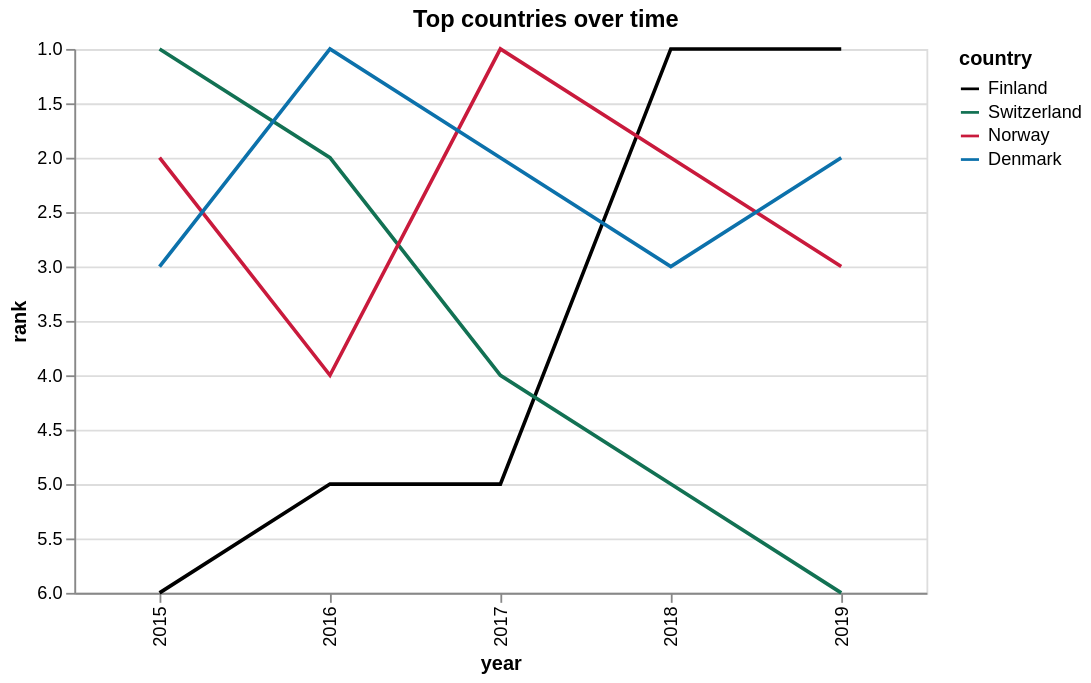

Describe this chart as a Vega-Lite specification.
### Vega-Lite specification from a JSON file in a GitHub repository (floating-point values rounded to 4 significant figures)
{"$schema": "https://vega.github.io/schema/vega-lite/v4.json", "title": {"text": "Top countries over time", "frame": "bounds"}, "width": 470, "data": {"values": [{"country": "Finland", "year": 2015, "rank": 6}, {"country": "Switzerland", "year": 2015, "rank": 1}, {"country": "Norway", "year": 2015, "rank": 2}, {"country": "Denmark", "year": 2015, "rank": 3}, {"country": "Null", "year": 2015, "rank": 5}, {"country": "Null", "year": 2015, "rank": 4}, {"country": "Finland", "year": 2016, "rank": 5}, {"country": "Switzerland", "year": 2016, "rank": 2}, {"country": "Norway", "year": 2016, "rank": 4}, {"country": "Denmark", "year": 2016, "rank": 1}, {"country": "Null", "year": 2016, "rank": 3}, {"country": "Null", "year": 2016, "rank": 6}, {"country": "Finland", "year": 2017, "rank": 5}, {"country": "Switzerland", "year": 2017, "rank": 4}, {"country": "Norway", "year": 2017, "rank": 1}, {"country": "Denmark", "year": 2017, "rank": 2}, {"country": "Null", "year": 2017, "rank": 3}, {"country": "Null", "year": 2017, "rank": 6}, {"country": "Finland", "year": 2018, "rank": 1}, {"country": "Switzerland", "year": 2018, "rank": 5}, {"country": "Norway", "year": 2018, "rank": 2}, {"country": "Denmark", "year": 2018, "rank": 3}, {"country": "Null", "year": 2018, "rank": 4}, {"country": "Null", "year": 2018, "rank": 6}, {"country": "Finland", "year": 2019, "rank": 1}, {"country": "Switzerland", "year": 2019, "rank": 6}, {"country": "Norway", "year": 2019, "rank": 3}, {"country": "Denmark", "year": 2019, "rank": 2}, {"country": "Null", "year": 2019, "rank": 4}, {"country": "Null", "year": 2019, "rank": 5}]}, "transform": [{"sort": [{"field": "rank", "order": "ascending"}], "window": [{"op": "rank", "as": "rank"}], "groupby": ["year"]}], "mark": {"type": "line", "orient": "vertical"}, "encoding": {"x": {"field": "year", "type": "ordinal"}, "y": {"field": "rank", "type": "quantitative", "scale": {"domain": [6, 1]}}, "color": {"field": "country", "type": "nominal", "scale": {"domain": ["Finland", "Switzerland", "Norway", "Denmark"], "range": ["black", "#127153", "#C91A3C", "#0C71AB"]}}}}
